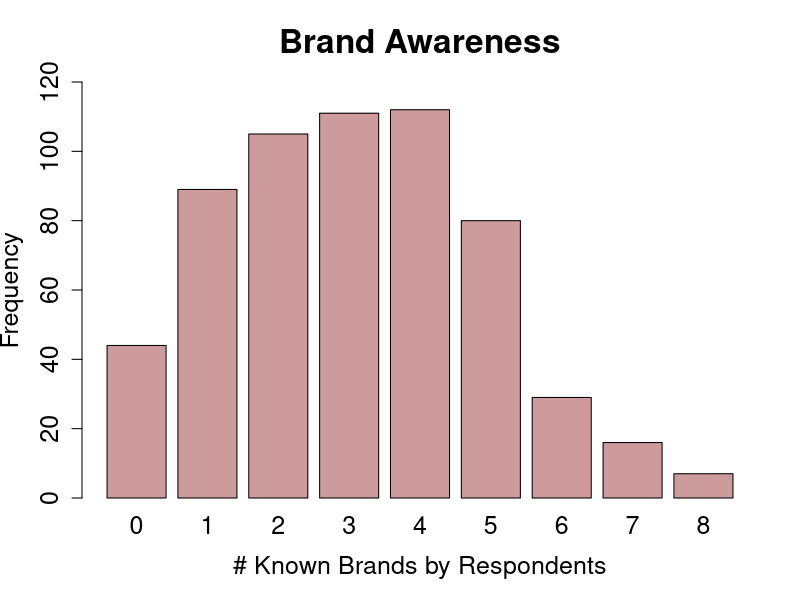

Source code (R): (Note: this script raises an error after producing the figure.)
getwd()
setwd("~/Caci17/SWP3")

library(psych)
library(dplyr)

bluetooth <- read.csv("indivData.csv")

###---- Brand Awarenes ----

#bakalim kac kisi biliyormus
head <- c("Anker", "Bose", "JBL", "Philips", "Sony", "UE", "HarmanKardon", "Beats", "None", "Observations", "0", "1", "2", "3", "4", "5", "6", "7", "8", "Avr")

counts_general <- as.vector(rowSums(bluetooth[, c(4, 5, 6, 7, 8, 9, 10, 11)]))
#let's make a new column with counts general
bluetooth$brand_awareness <- as.factor(counts_general)
plot(bluetooth$brand_awareness, xlab="# Known Brands by Respondents", ylab = "Frequency", ylim=c(0,120), main = "Brand Awareness", col = "rosybrown3", cex.lab=1.5, cex.axis=1.5, cex.main=2, cex.sub=1.5, cex.names = 1.5)

general_sums <- c(sum(bluetooth$BrandAwareness_Anker), 
              sum(bluetooth$BrandAwareness_Bose),
              sum(bluetooth$BrandAwareness_JBL),
              sum(bluetooth$BrandAwareness_Philips),
              sum(bluetooth$BrandAwareness_Sony),
              sum(bluetooth$BrandAwareness_UE),
              sum(bluetooth$BrandAwareness_HarmanKardon),
              sum(bluetooth$BrandAwareness_Beats),
              sum(bluetooth$BrandAwareness_None),
              nrow(bluetooth),
              sum(counts_general == "0"),
              sum(counts_general == "1"),
              sum(counts_general == "2"),
              sum(counts_general == "3"),
              sum(counts_general == "4"),
              sum(counts_general == "5"),
              sum(counts_general == "6"),
              sum(counts_general == "7"),
              sum(counts_general == "8"),
              mean(counts_general)) #there is one person did not respond this question!

#hicbirini bilmiyorum diyen ama yine de baska markayi biliyorum diye isaretleyen olmus mu- olmamis baktim.

#cinsiyete gore ayiralim
female <- bluetooth[bluetooth$GenderLabel == "female", ]
male <- bluetooth[bluetooth$GenderLabel == "male", ]
no_gender_info <- bluetooth[bluetooth$GenderLabel == "Prefer not to answer", ]

counts_female <- as.vector(rowSums(female[, c(4, 5, 6, 7, 8, 9, 10, 11)]))
female_sums <- c(sum(female$BrandAwareness_Anker), 
                  sum(female$BrandAwareness_Bose),
                  sum(female$BrandAwareness_JBL),
                  sum(female$BrandAwareness_Philips),
                  sum(female$BrandAwareness_Sony),
                  sum(female$BrandAwareness_UE),
                  sum(female$BrandAwareness_HarmanKardon),
                  sum(female$BrandAwareness_Beats),
                  sum(female$BrandAwareness_None),
                  nrow(female),
                  sum(counts_female == "0"),
                  sum(counts_female == "1"),
                  sum(counts_female == "2"),
                  sum(counts_female == "3"),
                  sum(counts_female == "4"),
                  sum(counts_female == "5"),
                  sum(counts_female == "6"),
                  sum(counts_female == "7"),
                  sum(counts_female == "8"),
                  mean(counts_female))

counts_male <- as.vector(rowSums(male[, c(4, 5, 6, 7, 8, 9, 10, 11)]))
male_sums <- c(sum(male$BrandAwareness_Anker), 
                  sum(male$BrandAwareness_Bose),
                  sum(male$BrandAwareness_JBL),
                  sum(male$BrandAwareness_Philips),
                  sum(male$BrandAwareness_Sony),
                  sum(male$BrandAwareness_UE),
                  sum(male$BrandAwareness_HarmanKardon),
                  sum(male$BrandAwareness_Beats),
                  sum(male$BrandAwareness_None),
                  nrow(male),
                  sum(counts_male == "0"),
                  sum(counts_male == "1"),
                  sum(counts_male == "2"),
                  sum(counts_male == "3"),
                  sum(counts_male == "4"),
                  sum(counts_male == "5"),
                  sum(counts_male == "6"),
                  sum(counts_male == "7"),
                  sum(counts_male == "8"),
                  mean(counts_male))

counts_gender <- as.vector(rowSums(no_gender_info[, c(4, 5, 6, 7, 8, 9, 10, 11)]))
no_gender_sums <- c(sum(no_gender_info$BrandAwareness_Anker), 
                  sum(no_gender_info$BrandAwareness_Bose),
                  sum(no_gender_info$BrandAwareness_JBL),
                  sum(no_gender_info$BrandAwareness_Philips),
                  sum(no_gender_info$BrandAwareness_Sony),
                  sum(no_gender_info$BrandAwareness_UE),
                  sum(no_gender_info$BrandAwareness_HarmanKardon),
                  sum(no_gender_info$BrandAwareness_Beats),
                  sum(no_gender_info$BrandAwareness_None),
                  nrow(no_gender_info),
                  sum(counts_gender == "0"),
                  sum(counts_gender == "1"),
                  sum(counts_gender == "2"),
                  sum(counts_gender == "3"),
                  sum(counts_gender == "4"),
                  sum(counts_gender == "5"),
                  sum(counts_gender == "6"),
                  sum(counts_gender == "7"),
                  sum(counts_gender == "8"),
                  mean(counts_gender))
#by their occupation
employed <- bluetooth[bluetooth$OccupationLabel == "Employed",]
retired <- bluetooth[bluetooth$OccupationLabel == "Retired",]
selfemployed <- bluetooth[bluetooth$OccupationLabel == "Self-employed",]
student <- bluetooth[bluetooth$OccupationLabel == "Student",]
unemployed <- bluetooth[bluetooth$OccupationLabel == "Unemployed",]

counts_employed <- as.vector(rowSums(employed[, c(4, 5, 6, 7, 8, 9, 10, 11)]))
employed_sums <- c(sum(employed$BrandAwareness_Anker), 
                 sum(employed$BrandAwareness_Bose),
                 sum(employed$BrandAwareness_JBL),
                 sum(employed$BrandAwareness_Philips),
                 sum(employed$BrandAwareness_Sony),
                 sum(employed$BrandAwareness_UE),
                 sum(employed$BrandAwareness_HarmanKardon),
                 sum(employed$BrandAwareness_Beats),
                 sum(employed$BrandAwareness_None),
                 nrow(employed),
                 sum(counts_employed == "0"),
                 sum(counts_employed == "1"),
                 sum(counts_employed == "2"),
                 sum(counts_employed == "3"),
                 sum(counts_employed == "4"),
                 sum(counts_employed == "5"),
                 sum(counts_employed == "6"),
                 sum(counts_employed == "7"),
                 sum(counts_employed == "8"),
                 mean(counts_employed))

counts_retired <- as.vector(rowSums(retired[, c(4, 5, 6, 7, 8, 9, 10, 11)]))
retired_sums <- c(sum(retired$BrandAwareness_Anker), 
               sum(retired$BrandAwareness_Bose),
               sum(retired$BrandAwareness_JBL),
               sum(retired$BrandAwareness_Philips),
               sum(retired$BrandAwareness_Sony),
               sum(retired$BrandAwareness_UE),
               sum(retired$BrandAwareness_HarmanKardon),
               sum(retired$BrandAwareness_Beats),
               sum(retired$BrandAwareness_None),
               nrow(retired),
               sum(counts_retired == "0"),
               sum(counts_retired == "1"),
               sum(counts_retired == "2"),
               sum(counts_retired == "3"),
               sum(counts_retired == "4"),
               sum(counts_retired == "5"),
               sum(counts_retired == "6"),
               sum(counts_retired == "7"),
               sum(counts_retired == "8"),
               mean(counts_retired))

counts_selfemployed <- as.vector(rowSums(selfemployed[, c(4, 5, 6, 7, 8, 9, 10, 11)]))
selfemployed_sums <- c(sum(selfemployed$BrandAwareness_Anker), 
                    sum(selfemployed$BrandAwareness_Bose),
                    sum(selfemployed$BrandAwareness_JBL),
                    sum(selfemployed$BrandAwareness_Philips),
                    sum(selfemployed$BrandAwareness_Sony),
                    sum(selfemployed$BrandAwareness_UE),
                    sum(selfemployed$BrandAwareness_HarmanKardon),
                    sum(selfemployed$BrandAwareness_Beats),
                    sum(selfemployed$BrandAwareness_None),
                    nrow(selfemployed),
                    sum(counts_selfemployed == "0"),
                    sum(counts_selfemployed == "1"),
                    sum(counts_selfemployed == "2"),
                    sum(counts_selfemployed == "3"),
                    sum(counts_selfemployed == "4"),
                    sum(counts_selfemployed == "5"),
                    sum(counts_selfemployed == "6"),
                    sum(counts_selfemployed == "7"),
                    sum(counts_selfemployed == "8"),
                    mean(counts_selfemployed))

counts_student <- as.vector(rowSums(student[, c(4, 5, 6, 7, 8, 9, 10, 11)]))
student_sums <- c(sum(student$BrandAwareness_Anker), 
                      sum(student$BrandAwareness_Bose),
                      sum(student$BrandAwareness_JBL),
                      sum(student$BrandAwareness_Philips),
                      sum(student$BrandAwareness_Sony),
                      sum(student$BrandAwareness_UE),
                      sum(student$BrandAwareness_HarmanKardon),
                      sum(student$BrandAwareness_Beats),
                      sum(student$BrandAwareness_None),
                      nrow(student),
                      sum(counts_student == "0"),
                      sum(counts_student == "1"),
                      sum(counts_student == "2"),
                      sum(counts_student == "3"),
                      sum(counts_student == "4"),
                      sum(counts_student == "5"),
                      sum(counts_student == "6"),
                      sum(counts_student == "7"),
                      sum(counts_student == "8"),
                      mean(counts_student))

counts_unemployed <- as.vector(rowSums(unemployed[, c(4, 5, 6, 7, 8, 9, 10, 11)]))
unemployed_sums <- c(sum(unemployed$BrandAwareness_Anker), 
                       sum(unemployed$BrandAwareness_Bose),
                       sum(unemployed$BrandAwareness_JBL),
                       sum(unemployed$BrandAwareness_Philips),
                       sum(unemployed$BrandAwareness_Sony),
                       sum(unemployed$BrandAwareness_UE),
                       sum(unemployed$BrandAwareness_HarmanKardon),
                       sum(unemployed$BrandAwareness_Beats),
                       sum(unemployed$BrandAwareness_None),
                       nrow(unemployed),
                       sum(counts_unemployed == "0"),
                       sum(counts_unemployed == "1"),
                       sum(counts_unemployed == "2"),
                       sum(counts_unemployed == "3"),
                       sum(counts_unemployed == "4"),
                       sum(counts_unemployed == "5"),
                       sum(counts_unemployed == "6"),
                       sum(counts_unemployed == "7"),
                       sum(counts_unemployed == "8"),
                       mean(counts_unemployed))

#by income
levels(bluetooth$IncomeLabel)
#we have 8 levels, 1 to 7 is going in an increasing scale, while 8 is not specified 
bluetooth$Income <- as.factor(bluetooth$Income)
income1 <- bluetooth[bluetooth$Income == "1",]
income2 <- bluetooth[bluetooth$Income == "2",]
income3 <- bluetooth[bluetooth$Income == "3",]
income4 <- bluetooth[bluetooth$Income == "4",]
income5 <- bluetooth[bluetooth$Income == "5",]
income6 <- bluetooth[bluetooth$Income == "6",]
income7 <- bluetooth[bluetooth$Income == "7",]
income8 <- bluetooth[bluetooth$Income == "8",]


counts_income1 <- as.vector(rowSums(income1[, c(4, 5, 6, 7, 8, 9, 10, 11)]))
income1_sums <- c(sum(income1$BrandAwareness_Anker), 
                     sum(income1$BrandAwareness_Bose),
                     sum(income1$BrandAwareness_JBL),
                     sum(income1$BrandAwareness_Philips),
                     sum(income1$BrandAwareness_Sony),
                     sum(income1$BrandAwareness_UE),
                     sum(income1$BrandAwareness_HarmanKardon),
                     sum(income1$BrandAwareness_Beats),
                     sum(income1$BrandAwareness_None),
                     nrow(income1),
                     sum(counts_income1 == "0"),
                     sum(counts_income1 == "1"),
                     sum(counts_income1 == "2"),
                     sum(counts_income1 == "3"),
                     sum(counts_income1 == "4"),
                     sum(counts_income1 == "5"),
                     sum(counts_income1 == "6"),
                     sum(counts_income1 == "7"),
                     sum(counts_income1 == "8"),
                     mean(counts_income1))

counts_income2 <- as.vector(rowSums(income2[, c(4, 5, 6, 7, 8, 9, 10, 11)]))
income2_sums <- c(sum(income2$BrandAwareness_Anker), 
                     sum(income2$BrandAwareness_Bose),
                     sum(income2$BrandAwareness_JBL),
                     sum(income2$BrandAwareness_Philips),
                     sum(income2$BrandAwareness_Sony),
                     sum(income2$BrandAwareness_UE),
                     sum(income2$BrandAwareness_HarmanKardon),
                     sum(income2$BrandAwareness_Beats),
                     sum(income2$BrandAwareness_None),
                     nrow(income2),
                     sum(counts_income2 == "0"),
                     sum(counts_income2 == "1"),
                     sum(counts_income2 == "2"),
                     sum(counts_income2 == "3"),
                     sum(counts_income2 == "4"),
                     sum(counts_income2 == "5"),
                     sum(counts_income2 == "6"),
                     sum(counts_income2 == "7"),
                     sum(counts_income2 == "8"),
                     mean(counts_income2))


counts_income3 <- as.vector(rowSums(income3[, c(4, 5, 6, 7, 8, 9, 10, 11)]))
income3_sums <- c(sum(income3$BrandAwareness_Anker), 
                     sum(income3$BrandAwareness_Bose),
                     sum(income3$BrandAwareness_JBL),
                     sum(income3$BrandAwareness_Philips),
                     sum(income3$BrandAwareness_Sony),
                     sum(income3$BrandAwareness_UE),
                     sum(income3$BrandAwareness_HarmanKardon),
                     sum(income3$BrandAwareness_Beats),
                     sum(income3$BrandAwareness_None),
                     nrow(income3),
                     sum(counts_income3 == "0"),
                     sum(counts_income3 == "1"),
                     sum(counts_income3 == "2"),
                     sum(counts_income3 == "3"),
                     sum(counts_income3 == "4"),
                     sum(counts_income3 == "5"),
                     sum(counts_income3 == "6"),
                     sum(counts_income3 == "7"),
                     sum(counts_income3 == "8"),
                     mean(counts_income3))

counts_income4 <- as.vector(rowSums(income4[, c(4, 5, 6, 7, 8, 9, 10, 11)]))
income4_sums <- c(sum(income4$BrandAwareness_Anker), 
                     sum(income4$BrandAwareness_Bose),
                     sum(income4$BrandAwareness_JBL),
                     sum(income4$BrandAwareness_Philips),
                     sum(income4$BrandAwareness_Sony),
                     sum(income4$BrandAwareness_UE),
                     sum(income4$BrandAwareness_HarmanKardon),
                     sum(income4$BrandAwareness_Beats),
                     sum(income4$BrandAwareness_None),
                     nrow(income4),
                     sum(counts_income4 == "0"),
                     sum(counts_income4 == "1"),
                     sum(counts_income4 == "2"),
                     sum(counts_income4 == "3"),
                     sum(counts_income4 == "4"),
                     sum(counts_income4 == "5"),
                     sum(counts_income4 == "6"),
                     sum(counts_income4 == "7"),
                     sum(counts_income4 == "8"),
                     mean(counts_income4))

counts_income5 <- as.vector(rowSums(income5[, c(4, 5, 6, 7, 8, 9, 10, 11)]))
income5_sums <- c(sum(income5$BrandAwareness_Anker), 
                     sum(income5$BrandAwareness_Bose),
                     sum(income5$BrandAwareness_JBL),
                     sum(income5$BrandAwareness_Philips),
                     sum(income5$BrandAwareness_Sony),
                     sum(income5$BrandAwareness_UE),
                     sum(income5$BrandAwareness_HarmanKardon),
                     sum(income5$BrandAwareness_Beats),
                     sum(income5$BrandAwareness_None),
                     nrow(income5),
                     sum(counts_income5 == "0"),
                     sum(counts_income5 == "1"),
                     sum(counts_income5 == "2"),
                     sum(counts_income5 == "3"),
                     sum(counts_income5 == "4"),
                     sum(counts_income5 == "5"),
                     sum(counts_income5 == "6"),
                     sum(counts_income5 == "7"),
                     sum(counts_income5 == "8"),
                     mean(counts_income5))

counts_income6 <- as.vector(rowSums(income6[, c(4, 5, 6, 7, 8, 9, 10, 11)]))
income6_sums <- c(sum(income6$BrandAwareness_Anker), 
                     sum(income6$BrandAwareness_Bose),
                     sum(income6$BrandAwareness_JBL),
                     sum(income6$BrandAwareness_Philips),
                     sum(income6$BrandAwareness_Sony),
                     sum(income6$BrandAwareness_UE),
                     sum(income6$BrandAwareness_HarmanKardon),
                     sum(income6$BrandAwareness_Beats),
                     sum(income6$BrandAwareness_None),
                     nrow(income6),
                     sum(counts_income6 == "0"),
                     sum(counts_income6 == "1"),
                     sum(counts_income6 == "2"),
                     sum(counts_income6 == "3"),
                     sum(counts_income6 == "4"),
                     sum(counts_income6 == "5"),
                     sum(counts_income6 == "6"),
                     sum(counts_income6 == "7"),
                     sum(counts_income6 == "8"),
                     mean(counts_income6))

counts_income7 <- as.vector(rowSums(income7[, c(4, 5, 6, 7, 8, 9, 10, 11)]))
income7_sums <- c(sum(income7$BrandAwareness_Anker), 
                     sum(income7$BrandAwareness_Bose),
                     sum(income7$BrandAwareness_JBL),
                     sum(income7$BrandAwareness_Philips),
                     sum(income7$BrandAwareness_Sony),
                     sum(income7$BrandAwareness_UE),
                     sum(income7$BrandAwareness_HarmanKardon),
                     sum(income7$BrandAwareness_Beats),
                     sum(income7$BrandAwareness_None),
                     nrow(income7),
                     sum(counts_income7 == "0"),
                     sum(counts_income7 == "1"),
                     sum(counts_income7 == "2"),
                     sum(counts_income7 == "3"),
                     sum(counts_income7 == "4"),
                     sum(counts_income7 == "5"),
                     sum(counts_income7 == "6"),
                     sum(counts_income7 == "7"),
                     sum(counts_income7 == "8"),
                     mean(counts_income7))

counts_income8 <- as.vector(rowSums(income8[, c(4, 5, 6, 7, 8, 9, 10, 11)]))
income8_sums <- c(sum(income8$BrandAwareness_Anker), 
                     sum(income8$BrandAwareness_Bose),
                     sum(income8$BrandAwareness_JBL),
                     sum(income8$BrandAwareness_Philips),
                     sum(income8$BrandAwareness_Sony),
                     sum(income8$BrandAwareness_UE),
                     sum(income8$BrandAwareness_HarmanKardon),
                     sum(income8$BrandAwareness_Beats),
                     sum(income8$BrandAwareness_None),
                     nrow(income8),
                     sum(counts_income8 == "0"),
                     sum(counts_income8 == "1"),
                     sum(counts_income8 == "2"),
                     sum(counts_income8 == "3"),
                     sum(counts_income8 == "4"),
                     sum(counts_income8 == "5"),
                     sum(counts_income8 == "6"),
                     sum(counts_income8 == "7"),
                     sum(counts_income8 == "8"),
                     mean(counts_income8))

total_matrix <- rbind(general_sums,female_sums, male_sums, no_gender_sums ,
           employed_sums, retired_sums, selfemployed_sums, student_sums, unemployed_sums,
           income1_sums, income2_sums, income3_sums, income4_sums, income5_sums, income6_sums, income7_sums, income8_sums)
colnames(total_matrix) <- head
total_matrix

#write.csv(total_matrix, "file.csv")


### RELATIVE IMPORTANT FACTORS ANALYSIS - 0rki ORKUN

# genel data da insanlar neyi onemsemis, en fazla degerler vs....
relImportanceEveryone <- cbind(summary(bluetooth$RelImp_battery), summary(bluetooth$RelImp_price),
                       summary(bluetooth$RelImp_weight), summary(bluetooth$RelImp_sound) )
colnames(relImportance) <- (cbind('Battery', 'Price', 'Weight', 'Sound'))

mean(x = sort(x = bluetooth$RelImp_weight)[-c(1, length(x = bluetooth$RelImp_weight))])

# sonra bu aynisini farkli yas-income-bilgi vs. gruplari icin yapilsin.

# relImportancePriceGroupedbyBrandAwareness <- bluetooth %>% group_by(BrandAwareness_Anker, BrandAwareness_Bose,
#                                                       BrandAwareness_JBL, BrandAwareness_Philips,
#                                                       BrandAwareness_Sony, BrandAwareness_UE,
#                                                       BrandAwareness_HarmanKardon, BrandAwareness_Beats,
# BrandAwareness_Beats, BrandAwareness_None) %>% summarise('Price Mean' = mean(RelImp_price))
# brand awareness a gore grouplamak cok anlamli bi sey cikarmiyo...

relImportancePrice_groupedbyAge <- bluetooth %>% group_by(Age) %>% summarise('Price Mean' = mean(RelImp_price))
relImportanceSound_groupedbyAge <- bluetooth %>% group_by(Age) %>% summarise('Sound Mean' = mean(RelImp_sound))
relImportanceBattery_groupedbyAge <- bluetooth %>% group_by(Age) %>% summarise('Battery Mean' = mean(RelImp_battery))
relImportanceWeight_groupedbyAge <- bluetooth %>% group_by(Age) %>% summarise('Weight Mean' = mean(RelImp_weight))


RelImportance_groupedbyAge<- cbind(relImportancePrice_groupedbyAge,
                                   relImportanceSound_groupedbyAge,
                                   relImportanceBattery_groupedbyAge,
                                   relImportanceWeight_groupedbyAge)
RelImportance_groupedbyAge <- RelImportance_groupedbyAge[, cbind(-3,-5,-7)]
RelImportance_groupedbyAge

write.table(RelImportance_groupedbyAge,file="RelImportance_groupedbyAge.txt", sep = '|')

relImportancePrice_groupedbyIncome <- bluetooth %>% group_by(Income) %>% summarise('Price Mean' = mean(RelImp_price))
relImportanceSound_groupedbyIncome <- bluetooth %>% group_by(Income) %>% summarise('Sound Mean' = mean(RelImp_sound))
relImportanceBattery_groupedbyIncome <- bluetooth %>% group_by(Income) %>% summarise('Battery Mean' = mean(RelImp_battery))
relImportanceWeight_groupedbyIncome <- bluetooth %>% group_by(Income) %>% summarise('Weight Mean' = mean(RelImp_weight))

RelImportance_groupedbyIncome<- cbind(relImportancePrice_groupedbyIncome,
                                      relImportanceSound_groupedbyIncome,
                                      relImportanceBattery_groupedbyIncome,
                                      relImportanceWeight_groupedbyIncome)
RelImportance_groupedbyIncome <- RelImportance_groupedbyIncome[, cbind(-3,-5,-7)]
RelImportance_groupedbyIncome

write.table(RelImportance_groupedbyIncome,file="RelImportance_groupedbyIncome.txt", sep = '|')


# TO-DO: otomatize edilebilir regex kullanilarak, kafam basmadi suan
# for (attribute in regexpr('RelImp_*', colnames(bluetooth))) {
#   hist(bluetooth$attribute, freq = FALSE)
#   lines(density(bluetooth$attribute))
# }

png("RelativeImportanceHistograms.png")

par(mfrow=c(2, 2)) # aslinda 2ye 2lik bir grafik template i aciyor

hist(bluetooth$RelImp_battery, freq = TRUE, main = 'Battery' , xlab = 'Relative Importance')

hist(bluetooth$RelImp_price, freq = TRUE, main = 'Price', xlab = 'Relative Importance')

hist(bluetooth$RelImp_weight, freq = TRUE, main = 'Weight', xlab = 'Relative Importance')

hist(bluetooth$RelImp_sound, freq = TRUE, main = 'Sound', xlab = 'Relative Importance')

mtext('Histograms of Relative Importances', outer = TRUE, cex = 1.5)

dev.off() 

# Open a png file
png("RelativeImportanceHistograms.png")

par(mfrow=c(2, 2)) # aslinda 2ye 2lik bir grafik template i aciyor

hist(bluetooth$RelImp_battery, freq = FALSE, main = 'Battery' , xlab = 'Relative Importance')
lines(density(bluetooth$RelImp_battery, adjust=2),
      col="darkgreen", lwd=2, lty= "dotted" )

hist(bluetooth$RelImp_price, freq = FALSE, main = 'Price', xlab = 'Relative Importance')
lines(density(bluetooth$RelImp_price, adjust=2),
      col="darkgreen", lwd=2, lty= "dotted" )

hist(bluetooth$RelImp_weight, freq = FALSE, main = 'Weight', xlab = 'Relative Importance')
lines(density(bluetooth$RelImp_weight, adjust=2),
      col="darkgreen", lwd=2, lty= "dotted" )

hist(bluetooth$RelImp_sound, freq = FALSE, main = 'Sound', xlab = 'Relative Importance')
lines(density(bluetooth$RelImp_sound, adjust=2),
      col="darkgreen", lwd=2, lty= "dotted" )

mtext('Distribution of Relative Importances', outer = TRUE, cex = 1.5)

# Close the png file
dev.off() 



#######              KNOWLEDGE ABOUT SPEAKERS

#1: I know pretty much
#2: not very knowledgeable
#3: expert (among the circle of friends)
#4: I know less (compared to most other people)
#5: I really don???t know

data_subjknow <- bluetooth %>%
  select(starts_with("SubjKnow"))

####      FACTOR ANALYSIS
# Eigenvalue -- finding the optimal number of factors
eigen(cor(data_subjknow))$values
plot(eigen(cor(data_subjknow))$values) # 1 tane factor yap diyor, ilk eigenvalue: 3,47, ikinci: 0.56
fa<-fa(data_subjknow,method=mle,scores='tenBerge',
       nfactors=1, rotate ="varimax")
fa
bluetooth$fa <- fa$scores

###      IntentToBuy'a gore : 
# Cok bilenler almaya daha mi meyilli?
scores<-aggregate(fa$scores, by=list(bluetooth$IntentToBuy),mean, na.rm=TRUE)
scores

# scores: IntentToBuy = 0 icin -0.075 , IntentToBuy = 1 icin 0.150, 
# bu cok bilenler almaya daha meyilli, such finding!! 


###     Relative Importance'a gore :
# Cok bilenler neye onem veriyor?

data_relimp <- bluetooth %>%
  select(starts_with("RelImp"))

bluetooth$RelImp <- colnames(data_relimp)[apply(data_relimp,1,which.max)]

scores<-aggregate(fa$scores, by=list(bluetooth$RelImp),mean, na.rm=TRUE)
scores
scores_sorted <- scores[order(scores[, "MR1"]), , drop = FALSE]
scores_sorted

# burda en buyuk deger buyukten kucuge : sound , battery , price , weight ( 0.17 , -0.018 , -0.148 , -0.69)
# yani en cok bilenler, relative importance larini ustteki siraya gore belirlemisler.

###     Gender'a gore : 
# Cok bilenlerin cinsiyeti ne? 

scores<-aggregate(fa$scores, by=list(bluetooth$GenderLabel),mean, na.rm=TRUE)
scores
scores_sorted <- scores[order(scores[, "MR1"]), , drop = FALSE]
scores_sorted

# burda en buyuk deger buyukten kucuge : male, no answer, female ( 0.35 , -0.119, -0.44)
# yani en cok bilenlerin sirasi yukaridaki gibi.


###     Age'e gore : 
# Cok bilenlerin yasi ne? 

levels(bluetooth$AgeLabel)
# 8 level var, "1": <18 ve "8": >=50
scores<-aggregate(fa$scores, by=list(bluetooth$AgeLabel),mean, na.rm=TRUE)
scores
scores_sorted <- scores[order(scores[, "MR1"]), , drop = FALSE]
scores_sorted

# karisik biraz 25-40 arasi daha cok biliyor, bi de 18 yas alti

###     Residence'a gore : 
# Cok bilenler nerde yasiyor? 

levels(bluetooth$Residence)
# 38 level var.
scores<-aggregate(fa$scores, by=list(bluetooth$Residence),mean, na.rm=TRUE)
scores
scores_sorted <- scores[order(scores[, "MR1"]), , drop = FALSE]
scores_sorted

# en cok bilen uclu: Macedonia, Iran, Spain
# en az bilen uclu: Portugal, Serbia, Ukraine


###     Occupation'a gore : 
# Cok bilenler nerde yasiyor? 

levels(bluetooth$OccupationLabel)
# 5 level var.
scores<-aggregate(fa$scores, by=list(bluetooth$OccupationLabel),mean, na.rm=TRUE)
scores
scores_sorted <- scores[order(scores[, "MR1"]), , drop = FALSE]
scores_sorted

# Cok bilenden az bilene : student, self-employed, employed, unemployed, retired


###     Education'a gore : 
# Cok bilenler ne kadar egitimli? 

levels(bluetooth$EducationLabel)
# 5 level var.
scores<-aggregate(fa$scores, by=list(bluetooth$EducationLabel),mean, na.rm=TRUE)
scores
scores_sorted <- scores[order(scores[, "MR1"]), , drop = FALSE]
scores_sorted

# Cok bilenden az bilene : undergraduate, graduate, high school, other, less than high school


###     Income'a gore : 
# Cok bilenler ne kadar parasi var? 

levels(bluetooth$IncomeLabel)
# 8 level var.
scores<-aggregate(fa$scores, by=list(bluetooth$IncomeLabel),mean, na.rm=TRUE)
scores
scores_sorted <- scores[order(scores[, "MR1"]), , drop = FALSE]
scores_sorted

# Cok bilenden az bilene : zenginler daha cok biliyor genelde :)




####                  IS IT IMPORTANT?

#1: important
#2: mean nothing
#3: matter
#4: significant
#5: no concern

data_PII <- bluetooth %>%
  select(starts_with("PII"))

####       FACTOR ANALYSIS
# Eigenvalue -- finding the optimal number of factors
eigen(cor(data_PII))$values
plot(eigen(cor(data_PII))$values) # 1 tane factor yap diyor, ilk eigenvalue: 3,47, ikinci: 0.56
fa2<-fa(data_PII,method=mle,scores='tenBerge',
       nfactors=1, rotate ="varimax")
fa2
bluetooth$fa2 <- fa2$scores

###      IntentToBuy'a gore : 
# Cok onem verenler almaya daha mi meyilli?
scores<-aggregate(fa2$scores, by=list(bluetooth$IntentToBuy),mean, na.rm=TRUE)
scores

# scores: IntentToBuy = 0 icin -0.139 , IntentToBuy = 1 icin 0.278, 
# bu cok bilenler almaya daha meyilli.


###       Relative Importance'a gore : 
# Cok onem verenler neye onem veriyor?

scores<-aggregate(fa2$scores, by=list(bluetooth$RelImp),mean, na.rm=TRUE)
scores

# RelImp_battery : 1
# RelImp_weight : 2
# RelImp_price : 3
# RelImp_sound : 4

# burda en buyuk deger buyukten kucuge : sound , battery , price , weight ( 0.202 , -0.079 , -0.19 , -0.41)
# yani en cok onem verenler, relative importance larini ustteki siraya gore belirlemisler.

###     Gender'a gore : 
# Cok bilenlerin cinsiyeti ne? 

scores<-aggregate(fa2$scores, by=list(bluetooth$GenderLabel),mean, na.rm=TRUE)
scores
scores_sorted <- scores[order(scores[, "MR1"]), , drop = FALSE]
scores_sorted

# burda en buyuk deger buyukten kucuge : male, no answer, female ( 0.35 , -0.119, -0.44)
# yani en cok bilenlerin sirasi yukaridaki gibi.


###     Age'e gore : 
# Cok onem verenlerin yasi ne? 

levels(bluetooth$AgeLabel)
# 8 level var, "1": <18 ve "8": >=50
scores<-aggregate(fa2$scores, by=list(bluetooth$AgeLabel),mean, na.rm=TRUE)
scores
scores_sorted <- scores[order(scores[, "MR1"]), , drop = FALSE]
scores_sorted

# onem verenler 18 yas alti ve 18-29, 
# cok bilenlerle karsilastirinca biraz komik, cok bilenler 25-40 arasi genelde :) 



###     Residence'a gore : 
# Cok onem verenler nerde yasiyor? 

levels(bluetooth$Residence)
# 38 level var.
scores<-aggregate(fa2$scores, by=list(bluetooth$Residence),mean, na.rm=TRUE)
scores
scores_sorted <- scores[order(scores[, "MR1"]), , drop = FALSE]
scores_sorted

# en cok onem veren uclu: Macedonia, Brazil, Spain
# en az onem veren uclu: Syria, Benin, China


###     Occupation'a gore : 
# Cok onem verenler nap??yor? :)

levels(bluetooth$OccupationLabel)
# 5 level var.
scores<-aggregate(fa2$scores, by=list(bluetooth$OccupationLabel),mean, na.rm=TRUE)
scores
scores_sorted <- scores[order(scores[, "MR1"]), , drop = FALSE]
scores_sorted

# Cok bilenden az bilene : student, self-employed, employed, unemployed, retired


###     Education'a gore : 
# Cok onem verenler ne kadar egitimli? 

levels(bluetooth$EducationLabel)
# 5 level var.
scores<-aggregate(fa2$scores, by=list(bluetooth$EducationLabel),mean, na.rm=TRUE)
scores
scores_sorted <- scores[order(scores[, "MR1"]), , drop = FALSE]
scores_sorted

# Cok bilenden az bilene : other, undergraduate, high school, graduate, less than high school


###     Income'a gore : 
# Cok onem verenlerin ne kadar parasi var? 

levels(bluetooth$IncomeLabel)
# 8 level var.
scores<-aggregate(fa2$scores, by=list(bluetooth$IncomeLabel),mean, na.rm=TRUE)
scores
scores_sorted <- scores[order(scores[, "MR1"]), , drop = FALSE]
scores_sorted

# Cok onem verenden az verene : karisik biraz, middle income? :)


### ---- Other Descriptive Analytics (Kodlarimiz karismasin diye section actim buraya) ----

#code code


####### EDA - pca de yaptim factor analysis yaninda, bence kullanmicaz ama silmiyim dedim.
## PCA - two factors 
#pca_2factor<-principal(data_subjknow, nfactors=2, rotate ="varimax")
#pca_2factor
# 1, 2, 4 ve 5 factor oldu, 3 ayri kaldi.

#head(pca_2factor$scores)
#t(pca_2factor$scores)%*%pca_2factor$scores/(nrow(data_subjknow)-1) # show that factors are uncorrelated

# PCA - two factors - plot 
# burda IntentToBuy'a bak??nca, ??ok bilenler almaya daha meyilli gibi bi ??ey cikarmaya calisiyorum.
#scores <- aggregate(pca_2factor$scores, by=list(bluetooth$IntentToBuy), mean, na.rm=TRUE)
#x <- scores[,2]
#y <- scores[,3]
#plot(x, y, xlab = "Coordinate 1", ylab = "Coordinate 2", main = "Metric MDS", 
# pch = 19, ylim = c(-2, 2), xlim = c(-2, 2))
#text(x, y, labels = scores[,1], cex = 1, pos = 4)
#abline(h = 0, v = 0, col = "grey")

## PCA - three factors 
#pca_3factor<-principal(data_subjknow, nfactors=3, rotate ="varimax")
#pca_3factor
# 1, 2 ve 5 factor oldu, 3 ayri bir factor, 4 ayri bir factor oldu.
#3
#head(pca_3factor$scores)
#t(pca_3factor$scores)%*%pca_3factor$scores/(nrow(data_subjknow)-1) # show that factors are uncorrelated

#scores<-aggregate(pca_3factor$scores, by=list(bluetooth$IntentToBuy),mean, na.rm=TRUE)
#scores

#dist.factor <- dist(scores[,-c(1)])
#dist.factor

###### ERROR SHOW ########
#fit.factor <- cmdscale(dist.factor, k = 2) # burda error veriyor, 3 factor'un 2 boyutlu izdusumunu cikaramiyorum.
# variable say??s?? 2, az diye mi oyle oluyor?
#fit.factor

#x.factor <- fit.factor[,1]
#y.factor <- fit.factor[,2]

#plot(x.factor, y.factor, xlab = "Coordinate 1", ylab = "Coordinate 2", main = "Metric MDS", 
#    pch = 19, ylim = c(-3, 3), xlim = c(-3, 3))
#text(x.factor, y.factor, labels = hscores[,1], cex = 1, pos = 4)
#abline(h = 0, v = 0, col = "grey")


## PCA
#pca_2factor<-principal(data_PII, nfactors=2, rotate ="varimax")
#pca_2factor
# 1, 2, 3 ve 4 factor oldu, 5 ayri kaldi.

#head(pca_2factor$scores)
#t(pca_2factor$scores)%*%pca_2factor$scores/(nrow(data_subjknow)-1) # show that factors are uncorrelated

#scores <- aggregate(pca_2factor$scores, by=list(bluetooth$IntentToBuy), mean, na.rm=TRUE)
#x <- scores[,2]
#y <- scores[,3]
#plot(x, y, xlab = "Coordinate 1", ylab = "Coordinate 2", main = "Metric MDS", 
#     pch = 19, ylim = c(-2, 2), xlim = c(-2, 2))
#text(x, y, labels = scores[,1], cex = 1, pos = 4)
#abline(h = 0, v = 0, col = "grey")


#pca_3factor<-principal(data_PII, nfactors=3, rotate ="varimax")
#pca_3factor
# 1, 3 ve 4 factor oldu, 2 ayri bir factor, 5 ayri bir factor oldu.

#head(pca_3factor$scores)
#t(pca_3factor$scores)%*%pca_3factor$scores/(nrow(data_subjknow)-1) # show that factors are uncorrelated

############################################################################################
#####      KNOWLEGDE VE IMPORTANCE FACTORLERI COK YAK??N SONUC VERIYOR, BEN HEPSINI KOMPLE MI FACTORLESEM? HE HE :)

data_factor <- bluetooth %>%
  select(starts_with("SubjKnow"),
         starts_with("PII"))

# Eigenvalue -- finding the optimal number of factors
eigen(cor(data_factor))$values
plot(eigen(cor(data_factor))$values) # 2 tane factor yap diyor, ilk eigenvalue: 4,95, ikinci: 2,206
fa<-fa(data_factor,method=mle,scores='tenBerge',
       nfactors=2, rotate ="varimax")
fa # knowledgelari ayr?? factorledi, importancelari ayri factorledi, mantikli.

###      IntentToBuy'a gore :
# Cok onem verenler + bilenler almaya daha mi meyilli?
scores<-aggregate(fa$scores, by=list(bluetooth$IntentToBuy),mean, na.rm=TRUE)
scores

# scores: IntentToBuy = 0 icin -0.137 ve -0.519 , IntentToBuy = 1 icin 0.274 ve 0.103, 
# cok onem verenler + bilenler almaya daha meyilli.


###       Relative Importance'a gore : 
# Cok onem verenler + bilenler neye onem veriyor?

scores<-aggregate(fa$scores, by=list(bluetooth$RelImp),mean, na.rm=TRUE)
scores

# RelImp_battery : 1
# RelImp_weight : 2
# RelImp_price : 3
# RelImp_sound : 4

# burda en buyuk deger buyukten kucuge : sound , battery , price , weight
# yani en cok onem verenler + bilenler, relative importance larini ustteki siraya gore belirlemisler.

############################################################################################


###########

